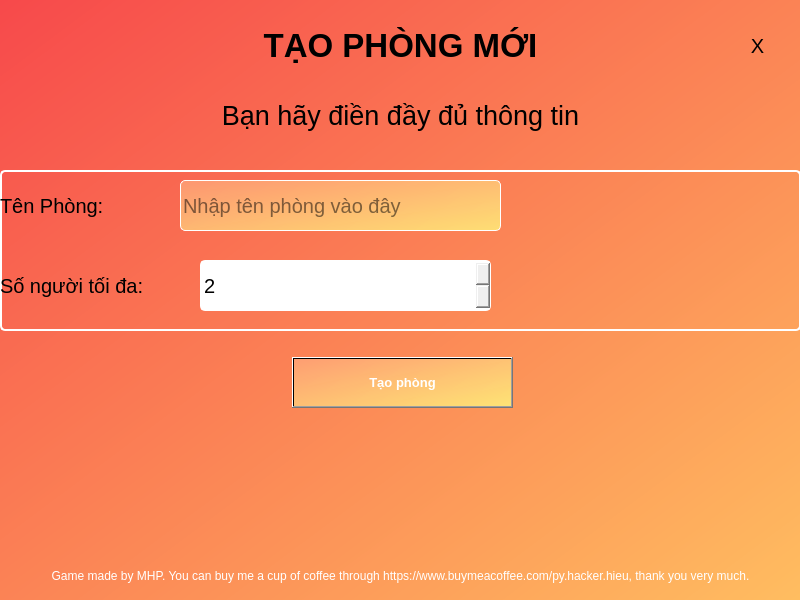
<?xml version="1.0" encoding="UTF-8"?>
<ui version="4.0">
 <class>Main</class>
 <widget class="QMainWindow" name="Main">
  <property name="geometry">
   <rect>
    <x>0</x>
    <y>0</y>
    <width>800</width>
    <height>600</height>
   </rect>
  </property>
  <property name="windowTitle">
   <string>Game Bầu Cua Online - New Room - PL2</string>
  </property>
  <property name="styleSheet">
   <string notr="true">background-color: qlineargradient(spread:pad, x1:0, y1:0, x2:1, y2:1, stop:0 rgba(247, 73, 75, 255), stop:0.997452 rgba(255, 189, 96, 255), stop:1 rgba(255, 255, 255, 255));</string>
  </property>
  <widget class="QWidget" name="centralwidget">
   <property name="styleSheet">
    <string notr="true"/>
   </property>
   <widget class="QLabel" name="title">
    <property name="geometry">
     <rect>
      <x>0</x>
      <y>20</y>
      <width>801</width>
      <height>51</height>
     </rect>
    </property>
    <property name="sizePolicy">
     <sizepolicy hsizetype="Fixed" vsizetype="Fixed">
      <horstretch>0</horstretch>
      <verstretch>0</verstretch>
     </sizepolicy>
    </property>
    <property name="font">
     <font>
      <family>Segoe UI</family>
      <pointsize>25</pointsize>
      <weight>75</weight>
      <bold>true</bold>
     </font>
    </property>
    <property name="autoFillBackground">
     <bool>false</bool>
    </property>
    <property name="styleSheet">
     <string notr="true">background:none;</string>
    </property>
    <property name="text">
     <string>TẠO PHÒNG MỚI</string>
    </property>
    <property name="scaledContents">
     <bool>true</bool>
    </property>
    <property name="alignment">
     <set>Qt::AlignCenter</set>
    </property>
   </widget>
   <widget class="QLabel" name="credit">
    <property name="geometry">
     <rect>
      <x>0</x>
      <y>560</y>
      <width>801</width>
      <height>31</height>
     </rect>
    </property>
    <property name="styleSheet">
     <string notr="true">color:white;background-color:none;</string>
    </property>
    <property name="text">
     <string>Game made by MHP. You can buy me a cup of coffee through https://www.buymeacoffee.com/py.hacker.hieu, thank you very much.</string>
    </property>
    <property name="alignment">
     <set>Qt::AlignCenter</set>
    </property>
   </widget>
   <widget class="QLabel" name="description">
    <property name="geometry">
     <rect>
      <x>0</x>
      <y>90</y>
      <width>801</width>
      <height>51</height>
     </rect>
    </property>
    <property name="font">
     <font>
      <pointsize>20</pointsize>
     </font>
    </property>
    <property name="styleSheet">
     <string notr="true">background:none;</string>
    </property>
    <property name="text">
     <string>Bạn hãy điền đầy đủ thông tin</string>
    </property>
    <property name="alignment">
     <set>Qt::AlignCenter</set>
    </property>
   </widget>
   <widget class="QLabel" name="roomname_label">
    <property name="geometry">
     <rect>
      <x>0</x>
      <y>180</y>
      <width>181</width>
      <height>51</height>
     </rect>
    </property>
    <property name="font">
     <font>
      <family>Segoe UI</family>
      <pointsize>15</pointsize>
     </font>
    </property>
    <property name="styleSheet">
     <string notr="true">background:none;</string>
    </property>
    <property name="text">
     <string>Tên Phòng:</string>
    </property>
   </widget>
   <widget class="QLineEdit" name="roomname_input">
    <property name="geometry">
     <rect>
      <x>180</x>
      <y>180</y>
      <width>321</width>
      <height>51</height>
     </rect>
    </property>
    <property name="font">
     <font>
      <family>Segoe UI</family>
      <pointsize>15</pointsize>
     </font>
    </property>
    <property name="styleSheet">
     <string notr="true">background-color: qlineargradient(spread:pad, x1:0, y1:0, x2:1, y2:1, stop:0 rgba(255, 170, 127, 176), stop:1 rgba(255, 255, 127, 187));
border:1px solid white; border-radius: 5px;</string>
    </property>
    <property name="text">
     <string/>
    </property>
    <property name="placeholderText">
     <string>Nhập tên phòng vào đây</string>
    </property>
   </widget>
   <widget class="QWidget" name="widget" native="true">
    <property name="geometry">
     <rect>
      <x>0</x>
      <y>170</y>
      <width>801</width>
      <height>161</height>
     </rect>
    </property>
    <property name="styleSheet">
     <string notr="true">border:2px solid white;background:none;
border-radius:5px;
</string>
    </property>
    <widget class="QLabel" name="maxplayer_label">
     <property name="geometry">
      <rect>
       <x>0</x>
       <y>90</y>
       <width>201</width>
       <height>51</height>
      </rect>
     </property>
     <property name="font">
      <font>
       <family>Segoe UI</family>
       <pointsize>15</pointsize>
      </font>
     </property>
     <property name="styleSheet">
      <string notr="true">background:none;border:none;</string>
     </property>
     <property name="text">
      <string>Số người tối đa:</string>
     </property>
    </widget>
    <widget class="QSpinBox" name="maxplayer_input">
     <property name="geometry">
      <rect>
       <x>200</x>
       <y>90</y>
       <width>291</width>
       <height>51</height>
      </rect>
     </property>
     <property name="font">
      <font>
       <family>Segoe UI</family>
       <pointsize>15</pointsize>
       <kerning>true</kerning>
      </font>
     </property>
     <property name="styleSheet">
      <string notr="true">border-radius:5px;</string>
     </property>
     <property name="wrapping">
      <bool>false</bool>
     </property>
     <property name="frame">
      <bool>true</bool>
     </property>
     <property name="alignment">
      <set>Qt::AlignLeading|Qt::AlignLeft|Qt::AlignVCenter</set>
     </property>
     <property name="minimum">
      <number>2</number>
     </property>
     <property name="maximum">
      <number>20</number>
     </property>
    </widget>
   </widget>
   <widget class="QPushButton" name="createroom">
    <property name="geometry">
     <rect>
      <x>292</x>
      <y>357</y>
      <width>221</width>
      <height>51</height>
     </rect>
    </property>
    <property name="font">
     <font>
      <family>Segoe UI</family>
      <pointsize>10</pointsize>
      <weight>75</weight>
      <bold>true</bold>
     </font>
    </property>
    <property name="styleSheet">
     <string notr="true">background-color: qlineargradient(spread:pad, x1:0, y1:0, x2:1, y2:1, stop:0 rgba(255, 170, 127, 176), stop:1 rgba(255, 255, 127, 187));
color:white;</string>
    </property>
    <property name="text">
     <string>Tạo phòng</string>
    </property>
   </widget>
   <widget class="QLabel" name="exit">
    <property name="geometry">
     <rect>
      <x>730</x>
      <y>20</y>
      <width>55</width>
      <height>51</height>
     </rect>
    </property>
    <property name="font">
     <font>
      <family>Segoe UI</family>
      <pointsize>15</pointsize>
     </font>
    </property>
    <property name="styleSheet">
     <string notr="true">QLabel {
background:none;
}
QLabel::hover {
background:none;
color:white;
}</string>
    </property>
    <property name="text">
     <string>X</string>
    </property>
    <property name="alignment">
     <set>Qt::AlignCenter</set>
    </property>
   </widget>
   <zorder>widget</zorder>
   <zorder>title</zorder>
   <zorder>credit</zorder>
   <zorder>description</zorder>
   <zorder>roomname_label</zorder>
   <zorder>roomname_input</zorder>
   <zorder>createroom</zorder>
   <zorder>exit</zorder>
  </widget>
 </widget>
 <resources>
  <include location="background.qrc"/>
 </resources>
 <connections/>
</ui>
